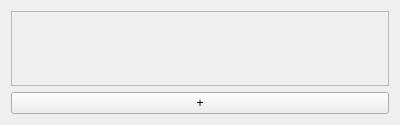
<?xml version="1.0" encoding="UTF-8"?>
<ui version="4.0">
 <class>Timer::TimerWidget</class>
 <widget class="QWidget" name="Timer::TimerWidget">
  <property name="geometry">
   <rect>
    <x>0</x>
    <y>0</y>
    <width>400</width>
    <height>100</height>
   </rect>
  </property>
  <property name="minimumSize">
   <size>
    <width>0</width>
    <height>0</height>
   </size>
  </property>
  <property name="windowTitle">
   <string>TimerWidget</string>
  </property>
  <layout class="QVBoxLayout" name="outer_layout">
   <item>
    <widget class="QScrollArea" name="scrollArea">
     <property name="sizePolicy">
      <sizepolicy hsizetype="Expanding" vsizetype="Expanding">
       <horstretch>0</horstretch>
       <verstretch>0</verstretch>
      </sizepolicy>
     </property>
     <property name="minimumSize">
      <size>
       <width>0</width>
       <height>75</height>
      </size>
     </property>
     <property name="verticalScrollBarPolicy">
      <enum>Qt::ScrollBarPolicy::ScrollBarAlwaysOff</enum>
     </property>
     <property name="horizontalScrollBarPolicy">
      <enum>Qt::ScrollBarPolicy::ScrollBarAlwaysOff</enum>
     </property>
     <property name="widgetResizable">
      <bool>true</bool>
     </property>
     <widget class="QWidget" name="scrollAreaWidgetContents">
      <property name="geometry">
       <rect>
        <x>0</x>
        <y>0</y>
        <width>380</width>
        <height>73</height>
       </rect>
      </property>
      <layout class="QVBoxLayout" name="inner_layout">
       <item>
        <layout class="QVBoxLayout" name="tab_layout"/>
       </item>
       <item>
        <spacer name="verticalSpacer">
         <property name="orientation">
          <enum>Qt::Orientation::Vertical</enum>
         </property>
         <property name="sizeHint" stdset="0">
          <size>
           <width>20</width>
           <height>40</height>
          </size>
         </property>
        </spacer>
       </item>
      </layout>
     </widget>
    </widget>
   </item>
   <item>
    <widget class="QPushButton" name="add_btn">
     <property name="enabled">
      <bool>true</bool>
     </property>
     <property name="sizePolicy">
      <sizepolicy hsizetype="Minimum" vsizetype="Fixed">
       <horstretch>0</horstretch>
       <verstretch>0</verstretch>
      </sizepolicy>
     </property>
     <property name="focusPolicy">
      <enum>Qt::FocusPolicy::NoFocus</enum>
     </property>
     <property name="text">
      <string>+</string>
     </property>
    </widget>
   </item>
  </layout>
 </widget>
 <resources/>
 <connections/>
</ui>
